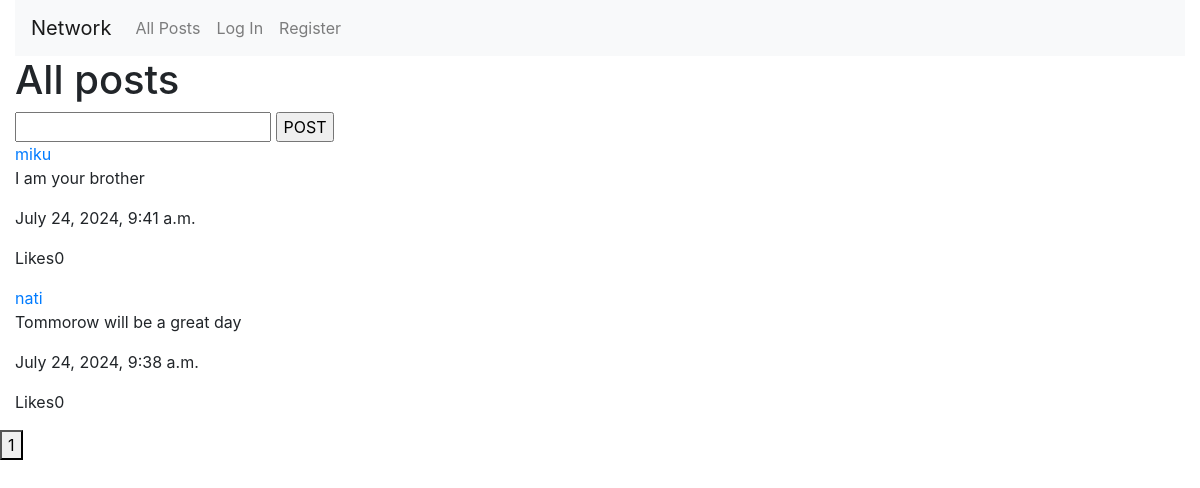
Before: / with the older database file.
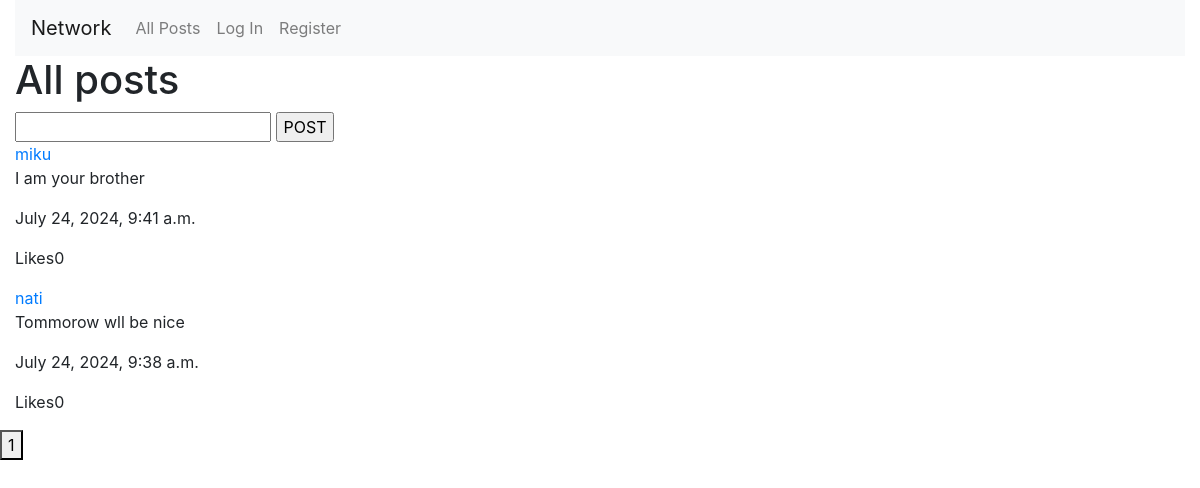
After: the same page with the newer database file.
### network/models.py (models this page shows)
class Publish(models.Model):
    user = models.ForeignKey(User, on_delete=models.CASCADE, related_name="userPublish")
    content = models.TextField()
    time = models.DateTimeField(auto_now_add=True)
    likes = models.IntegerField(default=0)

class User(AbstractUser):
    pass

### network/views.py (the view, shortened to what this page needs)
# urls.py: path("", views.index, name="index"),
def index(request):
    published = Publish.objects.all().order_by('-time')
    return render(request, "network/index.html",{
        'published':published
    })

### network/templates/network/index.html (shortened to what this page needs)
{% extends "network/layout.html" %}
{% load static %}
{% block body %}
    <h1>
        All posts
    </h1>
    <form id="createpost" method = "post" action = "{% url 'publish' %}">
        <input type="text" name = "content">
        <input type="submit"  value="POST">
    </form>
    {% for publish in published %}
        <div class="published">
            <a href="#" class = "postuser">{{publish.user}}</a>
            <p class = "content">{{publish.content}}</p>
            <p class = "time">{{publish.time}}</p>
            <p class ="like">Likes{{publish.likes}}</p>
        </div>
        {%empty%}
        <h1>No posts</h1>
    {% endfor %}
{% endblock %}

Changed rows visible on the page:
changed Publish "nati": content "Tommorow will be a great day" → "Tommorow wll be nice"
